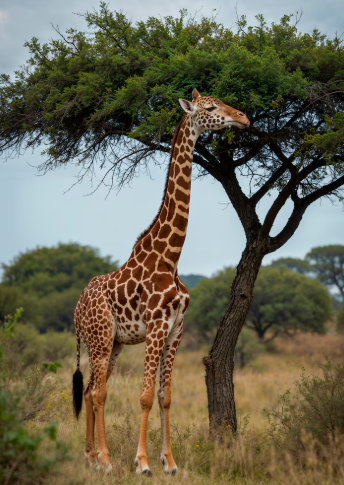
#> input picture opencv/assets/giraffe.png, 344 x 485 px
$ jupyter execute transformation.ipynb
#> lines starting #> are read from the running program, lines starting #| are printed output that depends on the picture
[cell 1]
import cv2
import numpy as np
import matplotlib.pyplot as plt

[cell 2]
image = cv2.imread("./assets/giraffe.png")
#> image is the input picture: shape (485, 344, 3); mean B, G, R 84.7, 104.2, 107.8
plt.imshow(image)

[cell 3]
rgb_image = cv2.cvtColor(image, cv2.COLOR_BGR2RGB)
plt.imshow(rgb_image)

### Perspective Transformation

[cell 4]
# (height, width, channels)
rgb_image.shape
#> Out = (485, 344, 3)

[cell 5]
# [50, 50]: উপরের বাম কোণ থেকে 50 পিক্সেল ডান এবং নিচে

# [cols-50, 50]: উপরের ডান কোণে, কিন্তু 50 পিক্সেল বামে

# [50, rows-50]: নিচের বাম কোণে, কিন্তু 50 পিক্সেল উপরে

# [cols-50, rows-50]: নিচের ডান কোণে, কিন্তু 50 পিক্সেল বামে এবং 50 পিক্সেল উপরে
# input_points = np.float32([[50, 50], [cols-50, 50], [50, rows-50], [cols-50, rows-50]])


# [10, 100]: প্রায় উপরের বাম কোণে

# [cols-100, 50]: প্রায় উপরের ডান কোণে

# [100, rows-10]: প্রায় নিচের বাম কোণে

# [cols-50, rows-100]: প্রায় নিচের ডান কোণে
# output_points = np.float32([[10, 100], [cols-100, 50], [100, rows-10], [cols-50, rows-100]])

[cell 6]
rows, cols, _ = rgb_image.shape
#> rows = 485; cols = 344

input_points = np.float32([[50, 50], [cols-50, 50], [50, rows-50], [cols-50, rows-50]])
output_points = np.float32([[10, 100], [cols-100, 50], [100, rows-10], [cols-50, rows-100]])

[cell 7]
M = cv2.getPerspectiveTransform(input_points, output_points)
M

[cell 8]
perspective_image = cv2.warpPerspective(rgb_image, M, (cols, rows))
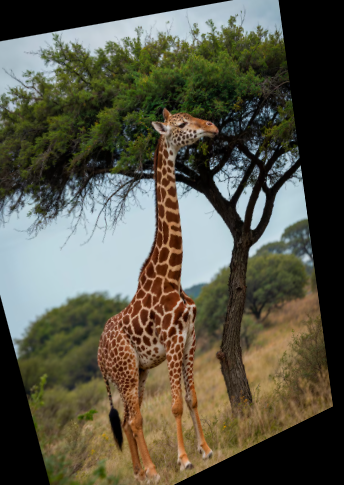
#> perspective_image: shape (485, 344, 3); mean R, G, B 86.9, 85.1, 70.1

plt.figure(figsize=(8, 6))

plt.subplot(1, 2, 1)
plt.imshow(rgb_image)
plt.title("Original Image")
plt.axis("off")


plt.subplot(1, 2, 2)
plt.imshow(perspective_image)
plt.title("perspective Image")
plt.axis("off")
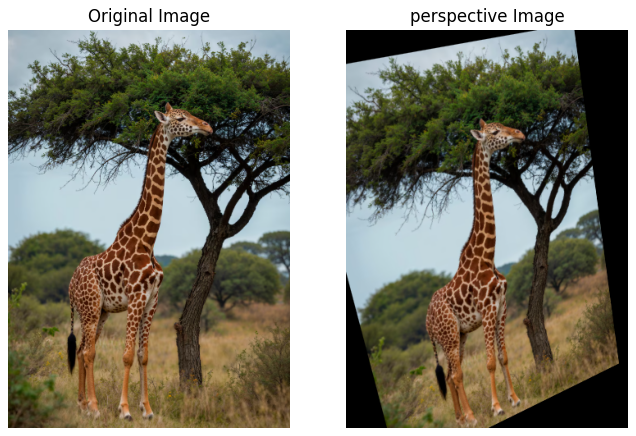
#> figure drawn by matplotlib, 2 panels

### Affine Transformation

[cell 9]
input_points = np.float32([ [50, 50], [200, 50], [50, 200] ])
output_points = np.float32([ [10, 100], [200, 50], [100, 250] ])


M = cv2.getAffineTransform(input_points, output_points)

affine_image = cv2.warpAffine(rgb_image, M, (cols, rows))
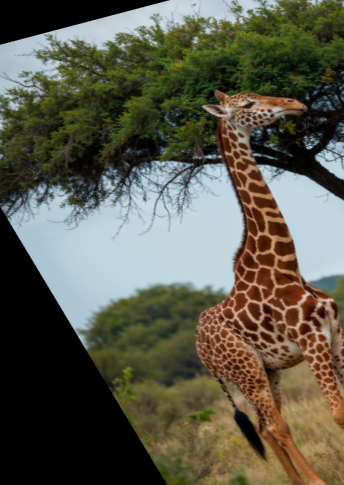
#> affine_image: shape (485, 344, 3); mean R, G, B 91.6, 90.4, 75.3


plt.figure(figsize=(8, 6))

plt.subplot(1, 2, 1)
plt.imshow(rgb_image)
plt.title("Original Image")
plt.axis("off")


plt.subplot(1, 2, 2)
plt.imshow(affine_image)
plt.title("Affine Image")
plt.axis("off")
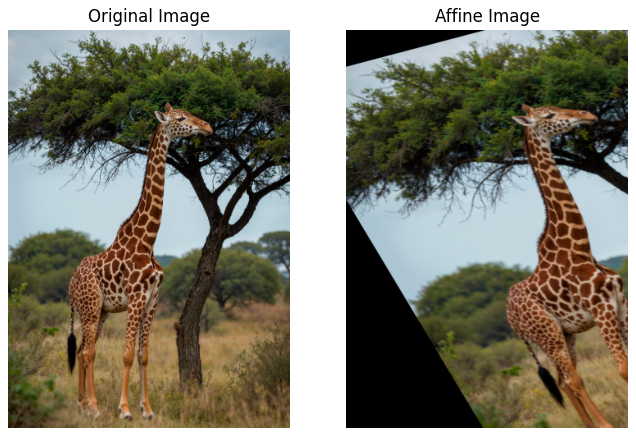
#> figure drawn by matplotlib, 2 panels

### Rotation

[cell 10]
angle = 45
center = (cols // 2, rows // 2)
#> center = (172, 242)
scale = 1.0

M = cv2.getRotationMatrix2D(center, angle, scale)

rotation_image = cv2.warpAffine(rgb_image, M, (cols, rows))
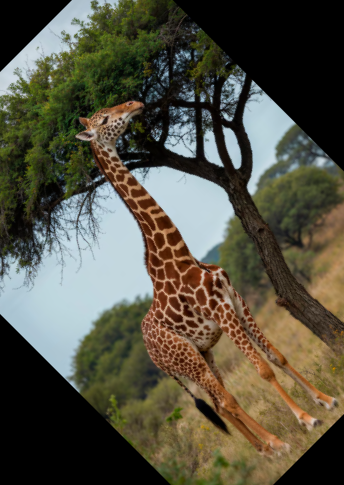
#> rotation_image: shape (485, 344, 3); mean R, G, B 84.6, 81.7, 66.8

plt.figure(figsize=(8, 6))

plt.subplot(1, 2, 1)
plt.imshow(rgb_image)
plt.title("Original Image")
plt.axis("off")


plt.subplot(1, 2, 2)
plt.imshow(rotation_image)
plt.title("Rotation Transformed Image")
plt.axis("off")

### Shearing

[cell 11]
angle = 45
center = (cols // 2, rows // 2)
scale = 1.0

shear_x, shear_y = 0.5, 0

M = np.float32([ [1, shear_x, 0], [shear_y, 1, 0] ])


shear_image = cv2.warpAffine(rgb_image, M, (cols*2, rows))
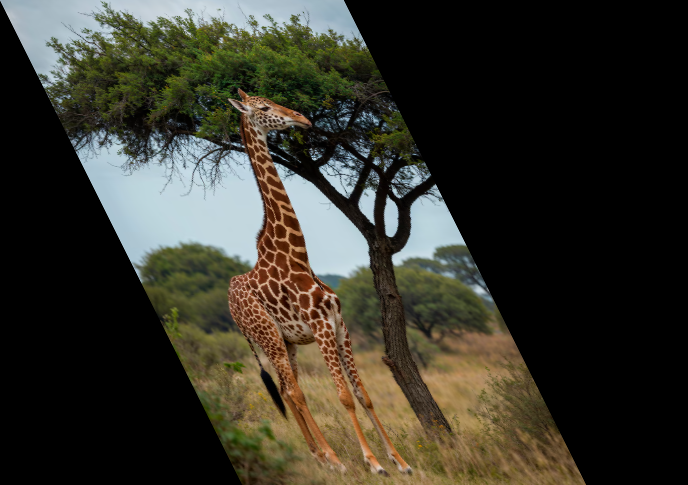
#> shear_image: shape (485, 688, 3); mean R, G, B 54, 52.1, 42.4

plt.figure(figsize=(8, 6))

plt.subplot(1, 2, 1)
plt.imshow(rgb_image)
plt.title("Original Image")
plt.axis("off")


plt.subplot(1, 2, 2)
plt.imshow(shear_image)
plt.title("Shear Transformed Image")
plt.axis("off")

### Translate

[cell 12]
tx, ty = 100, 200


M = np.float32([ [1, 0, tx], [0, 1, ty] ])


translate_image = cv2.warpAffine(rgb_image, M, (cols, rows))
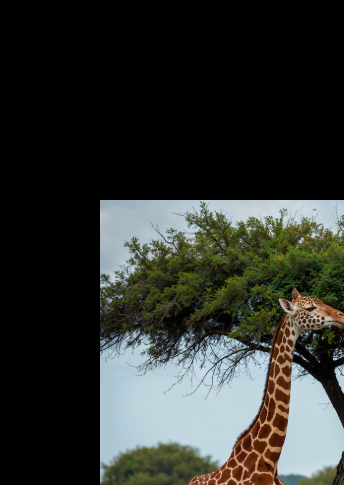
#> translate_image: shape (485, 344, 3); mean R, G, B 48.5, 51.5, 47.5

plt.figure(figsize=(8, 6))

plt.subplot(1, 2, 1)
plt.imshow(rgb_image)
plt.title("Original Image")
plt.axis("off")


plt.subplot(1, 2, 2)
plt.imshow(translate_image)
plt.title("Translate Image")
plt.axis("off")

$ run again, with opencv/assets/deer.png copied over opencv/assets/giraffe.png
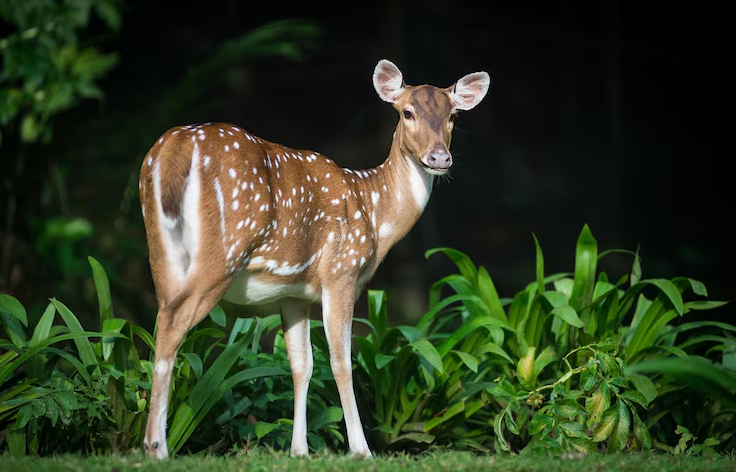
#> input picture opencv/assets/deer.png, 736 x 472 px
#> image is the input picture: shape (472, 736, 3); mean B, G, R 35.2, 59.9, 49.1
#> `shear_image = cv2.warpAffine(rgb_image, M, (cols*2, rows))`:
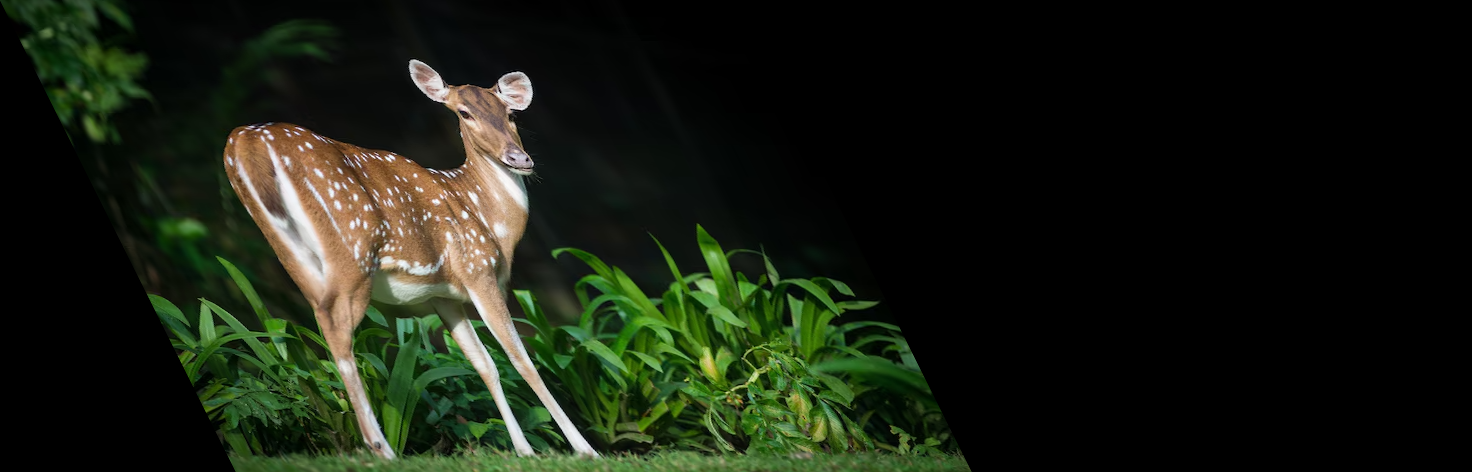
#> shear_image: shape (472, 1472, 3); mean R, G, B 24.6, 30, 17.6
#> `translate_image = cv2.warpAffine(rgb_image, M, (cols, rows))`:
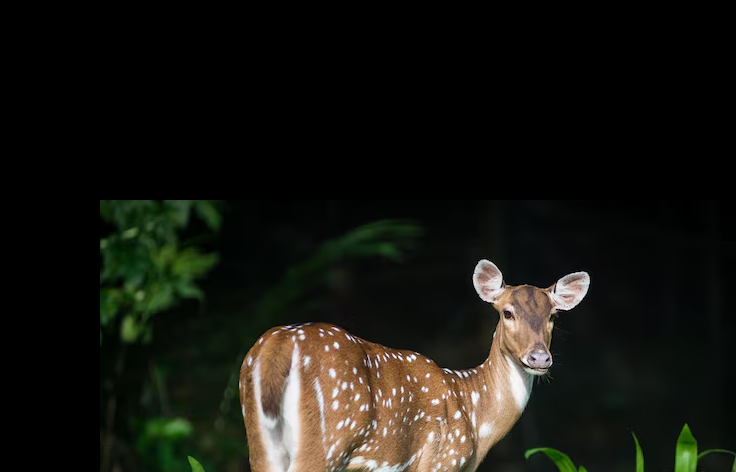
#> translate_image: shape (472, 736, 3); mean R, G, B 24.3, 23.9, 17.7
